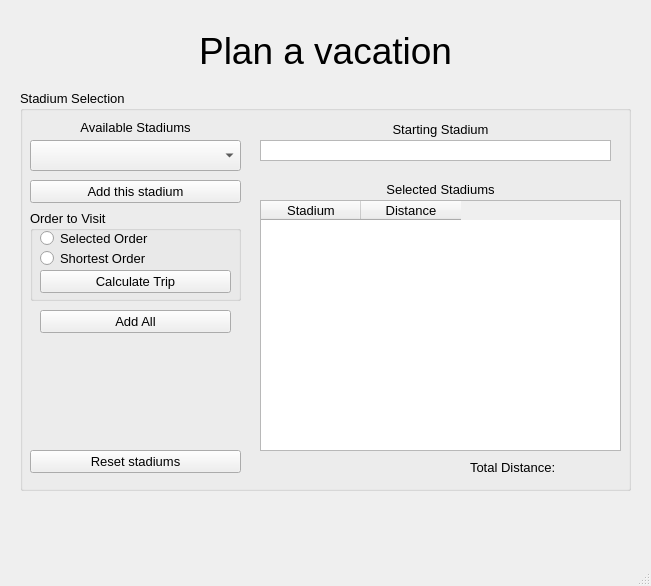
<?xml version="1.0" encoding="UTF-8"?>
<ui version="4.0">
 <class>CustomTour</class>
 <widget class="QMainWindow" name="CustomTour">
  <property name="geometry">
   <rect>
    <x>0</x>
    <y>0</y>
    <width>651</width>
    <height>586</height>
   </rect>
  </property>
  <property name="windowTitle">
   <string>MainWindow</string>
  </property>
  <widget class="QWidget" name="centralwidget">
   <widget class="QPushButton" name="pushButton_back">
    <property name="geometry">
     <rect>
      <x>20</x>
      <y>500</y>
      <width>131</width>
      <height>31</height>
     </rect>
    </property>
    <property name="font">
     <font>
      <pointsize>10</pointsize>
     </font>
    </property>
    <property name="text">
     <string/>
    </property>
    <property name="icon">
     <iconset>
      <normaloff>Resources/back.png</normaloff>Resources/back.png</iconset>
    </property>
    <property name="iconSize">
     <size>
      <width>100</width>
      <height>100</height>
     </size>
    </property>
    <property name="flat">
     <bool>true</bool>
    </property>
   </widget>
   <widget class="QLabel" name="label_title">
    <property name="geometry">
     <rect>
      <x>30</x>
      <y>30</y>
      <width>591</width>
      <height>41</height>
     </rect>
    </property>
    <property name="text">
     <string>&lt;html&gt;&lt;head/&gt;&lt;body&gt;&lt;p align=&quot;center&quot;&gt;&lt;span style=&quot; font-size:28pt;&quot;&gt;Plan a vacation&lt;/span&gt;&lt;/p&gt;&lt;/body&gt;&lt;/html&gt;</string>
    </property>
   </widget>
   <widget class="QGroupBox" name="groupBox">
    <property name="geometry">
     <rect>
      <x>20</x>
      <y>90</y>
      <width>611</width>
      <height>401</height>
     </rect>
    </property>
    <property name="font">
     <font>
      <pointsize>10</pointsize>
     </font>
    </property>
    <property name="title">
     <string>Stadium Selection</string>
    </property>
    <widget class="QPushButton" name="pushButton_add">
     <property name="geometry">
      <rect>
       <x>10</x>
       <y>90</y>
       <width>211</width>
       <height>23</height>
      </rect>
     </property>
     <property name="font">
      <font>
       <pointsize>10</pointsize>
      </font>
     </property>
     <property name="text">
      <string>Add this stadium</string>
     </property>
    </widget>
    <widget class="QLabel" name="label_2">
     <property name="geometry">
      <rect>
       <x>240</x>
       <y>30</y>
       <width>361</width>
       <height>20</height>
      </rect>
     </property>
     <property name="text">
      <string>&lt;html&gt;&lt;head/&gt;&lt;body&gt;&lt;p align=&quot;center&quot;&gt;&lt;span style=&quot; font-size:10pt;&quot;&gt;Starting Stadium&lt;/span&gt;&lt;/p&gt;&lt;/body&gt;&lt;/html&gt;</string>
     </property>
    </widget>
    <widget class="QLabel" name="label_1">
     <property name="geometry">
      <rect>
       <x>240</x>
       <y>90</y>
       <width>361</width>
       <height>20</height>
      </rect>
     </property>
     <property name="text">
      <string>&lt;html&gt;&lt;head/&gt;&lt;body&gt;&lt;p align=&quot;center&quot;&gt;&lt;span style=&quot; font-size:10pt;&quot;&gt;Selected Stadiums&lt;/span&gt;&lt;/p&gt;&lt;/body&gt;&lt;/html&gt;</string>
     </property>
    </widget>
    <widget class="QLabel" name="label">
     <property name="geometry">
      <rect>
       <x>10</x>
       <y>30</y>
       <width>211</width>
       <height>16</height>
      </rect>
     </property>
     <property name="text">
      <string>&lt;html&gt;&lt;head/&gt;&lt;body&gt;&lt;p align=&quot;center&quot;&gt;&lt;span style=&quot; font-size:10pt;&quot;&gt;Available Stadiums&lt;/span&gt;&lt;/p&gt;&lt;/body&gt;&lt;/html&gt;</string>
     </property>
    </widget>
    <widget class="QPushButton" name="pushButton_reset">
     <property name="geometry">
      <rect>
       <x>10</x>
       <y>360</y>
       <width>211</width>
       <height>23</height>
      </rect>
     </property>
     <property name="font">
      <font>
       <pointsize>10</pointsize>
      </font>
     </property>
     <property name="text">
      <string>Reset stadiums</string>
     </property>
    </widget>
    <widget class="QTableWidget" name="tableWidget_selected">
     <property name="geometry">
      <rect>
       <x>240</x>
       <y>110</y>
       <width>361</width>
       <height>251</height>
      </rect>
     </property>
     <property name="font">
      <font>
       <pointsize>10</pointsize>
      </font>
     </property>
     <column>
      <property name="text">
       <string>Stadium</string>
      </property>
     </column>
     <column>
      <property name="text">
       <string>Distance</string>
      </property>
     </column>
    </widget>
    <widget class="QLabel" name="label_dist">
     <property name="geometry">
      <rect>
       <x>450</x>
       <y>370</y>
       <width>101</width>
       <height>16</height>
      </rect>
     </property>
     <property name="text">
      <string>&lt;html&gt;&lt;head/&gt;&lt;body&gt;&lt;p&gt;&lt;span style=&quot; font-size:10pt;&quot;&gt;Total Distance: &lt;/span&gt;&lt;/p&gt;&lt;/body&gt;&lt;/html&gt;</string>
     </property>
    </widget>
    <widget class="QLabel" name="label_distNum">
     <property name="geometry">
      <rect>
       <x>560</x>
       <y>370</y>
       <width>41</width>
       <height>16</height>
      </rect>
     </property>
     <property name="text">
      <string>&lt;html&gt;&lt;head/&gt;&lt;body&gt;&lt;p align=&quot;right&quot;&gt;&lt;br/&gt;&lt;/p&gt;&lt;/body&gt;&lt;/html&gt;</string>
     </property>
    </widget>
    <widget class="QComboBox" name="comboBox_stadiums">
     <property name="geometry">
      <rect>
       <x>10</x>
       <y>50</y>
       <width>211</width>
       <height>31</height>
      </rect>
     </property>
    </widget>
    <widget class="QListWidget" name="listWidget">
     <property name="geometry">
      <rect>
       <x>240</x>
       <y>50</y>
       <width>351</width>
       <height>21</height>
      </rect>
     </property>
     <property name="font">
      <font>
       <pointsize>10</pointsize>
      </font>
     </property>
    </widget>
    <widget class="QGroupBox" name="groupBox_2">
     <property name="geometry">
      <rect>
       <x>10</x>
       <y>120</y>
       <width>211</width>
       <height>91</height>
      </rect>
     </property>
     <property name="title">
      <string>Order to Visit</string>
     </property>
     <widget class="QRadioButton" name="radioButton_selected">
      <property name="geometry">
       <rect>
        <x>10</x>
        <y>20</y>
        <width>131</width>
        <height>16</height>
       </rect>
      </property>
      <property name="text">
       <string>Selected Order</string>
      </property>
     </widget>
     <widget class="QRadioButton" name="radioButton_short">
      <property name="geometry">
       <rect>
        <x>10</x>
        <y>40</y>
        <width>161</width>
        <height>16</height>
       </rect>
      </property>
      <property name="text">
       <string>Shortest Order</string>
      </property>
     </widget>
     <widget class="QPushButton" name="pushButton_calculateTrip">
      <property name="geometry">
       <rect>
        <x>10</x>
        <y>60</y>
        <width>191</width>
        <height>23</height>
       </rect>
      </property>
      <property name="text">
       <string>Calculate Trip</string>
      </property>
     </widget>
    </widget>
    <widget class="QLabel" name="label_error">
     <property name="geometry">
      <rect>
       <x>20</x>
       <y>260</y>
       <width>201</width>
       <height>20</height>
      </rect>
     </property>
     <property name="text">
      <string/>
     </property>
    </widget>
    <widget class="QPushButton" name="pushButton_addAll">
     <property name="geometry">
      <rect>
       <x>20</x>
       <y>220</y>
       <width>191</width>
       <height>23</height>
      </rect>
     </property>
     <property name="text">
      <string>Add All</string>
     </property>
    </widget>
   </widget>
   <widget class="QPushButton" name="pushButton_souvenirs">
    <property name="geometry">
     <rect>
      <x>490</x>
      <y>500</y>
      <width>141</width>
      <height>41</height>
     </rect>
    </property>
    <property name="font">
     <font>
      <pointsize>10</pointsize>
     </font>
    </property>
    <property name="text">
     <string/>
    </property>
    <property name="icon">
     <iconset>
      <normaloff>Resources/buy.jpg</normaloff>Resources/buy.jpg</iconset>
    </property>
    <property name="iconSize">
     <size>
      <width>150</width>
      <height>150</height>
     </size>
    </property>
    <property name="flat">
     <bool>true</bool>
    </property>
   </widget>
  </widget>
  <widget class="QStatusBar" name="statusbar"/>
  <widget class="QMenuBar" name="menubar">
   <property name="geometry">
    <rect>
     <x>0</x>
     <y>0</y>
     <width>651</width>
     <height>21</height>
    </rect>
   </property>
  </widget>
 </widget>
 <resources/>
 <connections/>
</ui>
